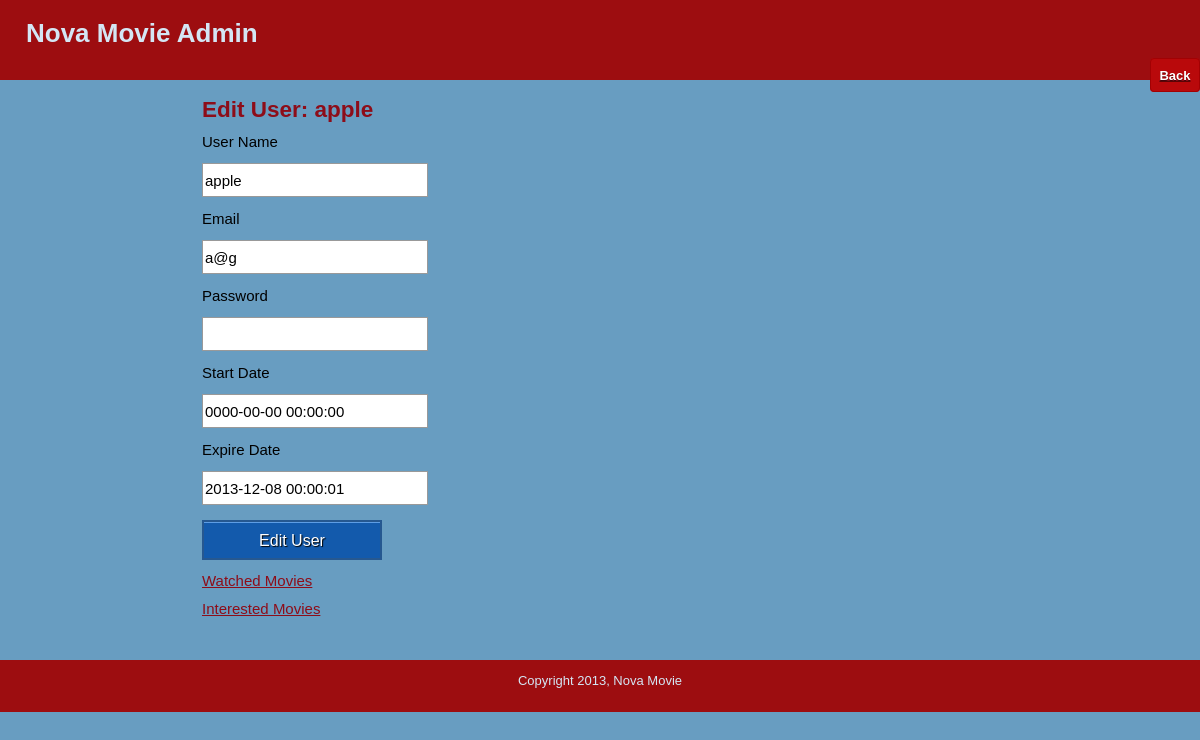
Screenshot of /public/edit_user.php?id=3 (signed in) with the database file from the repository.
### tables this page shows
CREATE TABLE user (
  id int Not NULL AUTO_INCREMENT,
  name MEDIUMTEXT Not NULL,  
  email varchar(255) not NULL,
  password MEDIUMTEXT not NULL,  
  start_date timestamp not NULL,
  expr_date timestamp not NULL,
  payment MEDIUMTEXT Default NULL,
  expired bit Default 0,   
  deleted bit default 0,  
  PRIMARY KEY (id),
  unique (email)
);

### includes/functions.php (called while the page is built, shortened)
<?php
	function find_user_by_id($user_id) {
		global $connection;
		$safe_user_id = mysqli_real_escape_string($connection, $user_id);
		$query  = "SELECT * ";
		$query .= "FROM user ";
		$query .= "WHERE id = {$safe_user_id} ";
		$query .= "LIMIT 1";
		$user_set = mysqli_query($connection, $query);
		if($user = mysqli_fetch_assoc($user_set)) {
			return $user;
		} else {
			return null;
		}
	}
?>

### public/edit_user.php (the view, shortened to what this page needs)
<?php require_once("../includes/db_connection.php"); ?>
<?php require_once("../includes/functions.php"); ?>
<?php
  $user = find_user_by_id($_GET["id"]);
?>
<?php include("../includes/layouts/header.php"); ?>
<div class="hlinks">
   <a href="manage_users.php"><span class="text">Back</span></a>
</div>
</div>
<div id="main">
<div class="wrapper">
  <div id="navigation">
  </div>
  <div id="page">
    <h2>Edit User: <?php echo htmlentities($user["name"]); ?></h2>
    <form action="edit_user.php?id=<?php echo urlencode($user["id"]); ?>" method="post">
      <p>User Name<br></br>
        <input type="text" name="user_name" value="<?php echo htmlentities($user["name"]); ?>" />
      </p>
      <p>Email<br></br>
        <input type="text" name="user_email" value="<?php echo htmlentities($user["email"]); ?>" />
      </p>
	  <p>Password<br></br>
        <input type="password" name="password" value="" />
      </p>
      <p>Start Date<br></br>
        <input type="text" name="start_date" value="<?php echo htmlentities($user["start_date"]); ?>" />
      </p>
      <p>Expire Date<br></br>
        <input type="text" name="expr_date" value="<?php echo htmlentities($user["expr_date"]); ?>" />
      </p>
     <input type="submit" name="submit" value="Edit User" class="blue" /><br></br>
	<a href="watched_movie_for_admin.php?id=<?php echo urlencode($user["id"]); ?>">Watched Movies </a>   <br > <br />
	<a href="interested_movie.php?id=<?php echo urlencode($user["id"]); ?>">Interested Movies </a>   <br > <br />
    </form>
    <br />
  </div>
  </div>
</div>
<?php include("../includes/layouts/footer.php"); ?>

### public/stylesheets/public.css (style rules this page uses)
html { height: 100%; width: 100%; }
body { width: 100%; height: 100%; margin: 0; padding: 0; border: 0; font-family: Verdana, Arial, Helvetica, sans-serif; font-size: 13px; line-height: 15px; background: #689DC1; }
a { color: #8D0D19; }
#header .hlinks { float: right; }
#header .hlinks .text { border: 1px solid #A20103; border-radius: 4px 4px 4px 4px; color: white; padding: 8.5px; font-weight: 700; text-shadow: 0 1px 0 rgba(0,0,0,.5); background: #b9090b; }
#main { height: 580px; width: 100%; margin: 0; padding: 0; }
#navigation { float: left; width: 120px; height: 100%; margin: 0; padding: 0 2em; color: #9D0D10; }
#page { float: left; height: 100%; padding-left: 2em; vertical-align: top; font-size: 15px; line-height: 14px; }
#page h2 { color: #8D0D19; margin-top: 1em; }
input { width:220px; border: 1px solid #999; height: 30px; font-size: 15px; }
input.blue { background-color: #135aac; box-shadow: inset 0 1px 0 0 #5e9de4; color: #fff; border:2px solid #265890; text-shadow: 1px 1px 1px #000; height: 40px; width:180px; font-size:16px; padding: 10px 16px; min-width: 160px; }
.wrapper { min-height: 100%; height: auto !important; height: 100%; margin: 0 auto -2em; }

### rows the page displays
user: name "apple", user_name "apple", user_email "a@g", start_date "0000-00-00 00:00:00", expr_date "2013-12-08 00:00:01"
